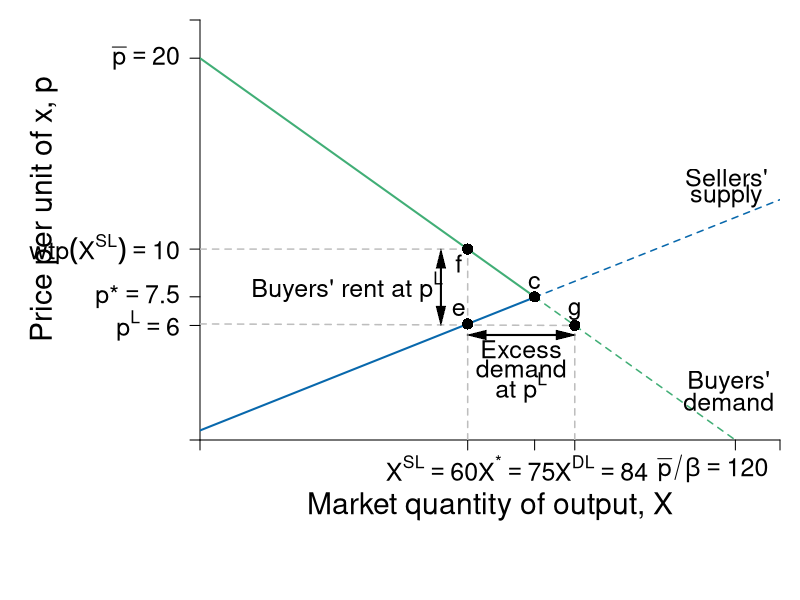

R code for this plot:
require(shape)
pdf(file = "competitionmarkets/demand_supply_excess_D.pdf", width = 9, height = 7)

#Set parameters for graphics
pointsize <- 1.8
axislabelsize <- 1.8
labelsize <- 1.5
namesize <- 1.8
annotatesize <- 1.5
graphlinewidth <- 2
segmentlinewidth <- 1.5

COL <- c("#7fc97f", "#beaed4", "#fdc086", "#ffff99", "#386cb0", "#f0027f", "#bf5b17", "#666666")
COLA <- c("#e0f3db", "#99d8c9","#66c2a4","#41ae76", "#238b45", "#005824")
COLB <- c("#c6dbef", "#4eb3d3", "#2b8cbe", "#0868ac","#084081")
COLC <- c("#fcfbfd", "#efedf5", "#dadaeb", "#bcbddc", "#9e9ac8", "#807dba", "#6a51a3", "#54278f", "#3f007d")

par(mar =  c(8, 10, 1, 1))

Demand <- function(x, rmax = 20, xmax = 12, n = 10) {
  rmax - (rmax/(n*xmax))*x
}

mrsA <- function(x, rmax = 20, xmax = 10) {
  rmax - (rmax/xmax)*x
}

uA <- function(x, y, rmax = 20, xmax = 10) {
  y + rmax*x - (1/2)(rmax/xmax)*x^2
}


#Supply <- function(x, c1 = 0, c2 = 0.05){
#  c1 + 2*c2*x
#}

# New Supply
Supply <- function(x, c1 = 0.5, c2 = 0.0465){
  c1 + 2*c2*x
}

xlims <- c(0, 130)
ylims <- c(0, 22)

npts <- 501 
x <- seq(xlims[1], xlims[2], length.out = npts)
y <- seq(ylims[1], ylims[2], length.out = npts) 
a <- c(46.08, 55, 64)
b <- c(46.08, 55, 64)

plot(0, 0, xlim = xlims, ylim = ylims, type = "n",
     xlab = expression(paste("")),
     ylab = expression(paste("")), 
     xaxt = "n", 
     yaxt = "n", 
     cex.lab = axislabelsize, 
     bty = "n",
     xaxs="i", 
     yaxs="i")

# ticksy <- seq(from = 0, to = ylims[2], by = 2)
# ylabels <- seq(from = 0, to = ylims[2], by = 2)
# ticksx <- seq(from = 0, to = xlims[2], by = 2)
# xlabels <- seq(from = 0, to = xlims[2], by = 2)
ticksy <- c(0, 6, 7.5, Demand(x = 60), 20, ylims[2])
#ylabels <- c(NA, expression(paste(p^L)), expression(paste(p,"*")), expression(paste(wtp(X^{SL}))), expression(paste(bar(p))), NA)
ylabels <- c(NA, expression(paste(p^L) == 6), expression(paste(p,"*") == 7.5), expression(paste(wtp(X^{SL}) == 10)), expression(paste(bar(p) == 20)), NA)
ticksx <- c(0,  60, 75, 84, 120, xlims[2])
#xlabels <- c(NA, expression(paste(X^{SL})), expression(paste(X,"*")), expression(paste(X^{DL})), expression(paste(bar(p)/beta)), NA)
xlabels <- c(NA, expression(paste(X^{SL} == 60)), expression(paste(X^{"*"} == 75)), expression(paste(X^{DL} ==84)), expression(paste(bar(p)/beta == 120)), NA)

axis(1, at = ticksx, pos = 0, labels = FALSE, cex.axis = labelsize)
text(x = c(0, 52, 71, 90, 115, xlims[2]), par("usr")[3] - 0.5, labels = xlabels, srt = 0, pos = 1, xpd = TRUE, cex = labelsize)
axis(2, at = ticksy, pos = 0, labels = ylabels, las = 1,  cex.axis = labelsize)

npts <- 500 
xx1 <- seq(xlims[1], 75, length.out = npts)
xx2 <- seq(75, xlims[2], length.out = npts)

#Lines for mrs graph
lines(xx1, Demand(xx1), col = COLA[4], lwd = graphlinewidth)
lines(xx2, Demand(xx2), col = COLA[4], lty = 2, lwd = segmentlinewidth)
lines(xx1, Supply(xx1), col = COLB[4], lwd = graphlinewidth)
lines(xx2, Supply(xx2), col = COLB[4], lty = 2, lwd = segmentlinewidth)

#Label axes
#mtext(expression(paste("Market quantity of output, ", X)), side=1, line = 2.5, cex = axislabelsize)
text(0.5*xlims[2], -3.5, expression(paste("Market quantity of output, ", X)), xpd = TRUE, cex = axislabelsize) 
text(-35, 0.55*ylims[2], expression(paste("Price per unit of x, ", p)), xpd = TRUE, cex = axislabelsize, srt = 90) 


# segments(0, 7.5, 75, 7.5, lty = 2, "gray" , lwd = segmentlinewidth)
# segments(75, 0, 75, 7.5, lty = 2, col = "gray" , lwd = segmentlinewidth)
points(75, 7.5, pch = 16, col = "black", cex = 1.5)
text(75, 8.25, expression(c), cex = labelsize)

segments(0, Supply(x = 60), 84, Demand(x = 84), lty = 2, "gray" , lwd = segmentlinewidth)
segments(60, 0, 60, Demand(x = 60), lty = 2, col = "gray" , lwd = segmentlinewidth)
segments(0, Demand(x = 60), 60, Demand(x = 60), lty = 2, col = "gray" , lwd = segmentlinewidth)
segments(84, 0, 84, Demand(x = 84), lty = 2, col = "gray" , lwd = segmentlinewidth)
points(60, Supply(x = 60), pch = 16, col = "black", cex = 1.5)
points(84, Demand(x = 84), pch = 16, col = "black", cex = 1.5)
points(60, Demand(x = 60), pch = 16, col = "black", cex = 1.5)
text(84, Demand(x = 84) + 0.75, expression(g), cex = labelsize)
text(60 - 2, Supply(x = 60) + 0.75, expression(e), cex = labelsize)
text(60 - 2, Demand(x = 60) - 0.75, expression(f), cex = labelsize)

Arrows(54, 6.5, 54, 9.5, col = "black", lty = 1, code = 3, lwd = 2, arr.type = "triangle", arr.lwd = 0.5)
text(33, 8, expression(paste("Buyers' rent at ", p^L)), cex = labelsize)


# 
# points(50, 10, pch = 16, col = "black", cex = 1.5)
# text(52, 10.5, expression(M))

#segments(4.11765, 6.17647, 5.88, 8.88, lty = 1, col = COL[2] , lwd = graphlinewidth)
text(118, 13.75, expression("Sellers'"), cex = labelsize)
text(118, 12.75, expression("supply"), cex = labelsize)
#text(7.3, 2.5, expression("Curve"))

# Arrows(56, 11.5, 108, 11.5, col = "black", lty = 1, code = 3, lwd = 2, arr.type = "triangle", arr.lwd = 0.5)
# text(80, 12.5, expression(paste("Excess Supply at ", p^H)), cex = labelsize)

Arrows(62, 5.5, 82, 5.5, col = "black", lty = 1, code = 3, lwd = 2, arr.type = "triangle", arr.lwd = 0.5)
text(72, 4.75, expression(paste("Excess")), cex = labelsize)
text(72, 3.75, expression(paste("demand")), cex = labelsize)
text(72, 2.75, expression(paste("at ", p^L)), cex = labelsize)


#Label Demand
text(118.5, 3, expression(paste("Buyers'")), cex = labelsize)
text(118.5, 2, expression(paste("demand")), cex = labelsize)

#doesn't seem to be giving me a new pdf 
dev.off()
